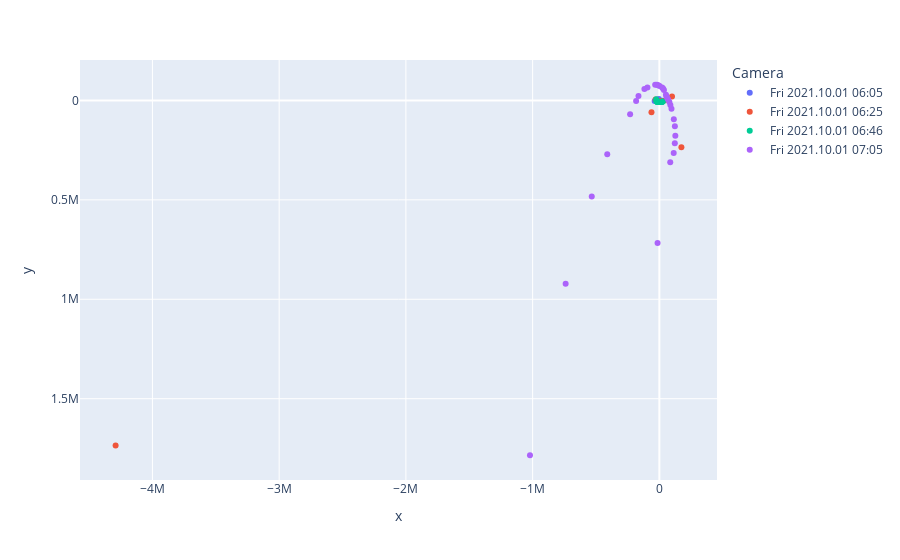

Notebook code for this chart:
### Code cell
fig = px.scatter(data_points
	, x='x'
	, y='y'
	, hover_name='Laser'
	, hover_data=['Active beam captures']
	, color='Camera')
fig.update_yaxes(autorange="reversed")
fig.show()

### Figure 1 — Plotly figure (JSON) as saved in the notebook; plotly's stock layout.template omitted (floating-point values rounded to 4 significant figures)
{"data": [{"customdata": [[9], [9], [9], [9], [9], [9], [9], [9], [7], [5], [5], [6], [9], [9], [9], [9], [9], [9], [9], [8], [6], [9], [9]], "hovertemplate": "<b>%{hovertext}</b><br><br>Camera=Fri 2021.10.01 06:05<br>x=%{x}<br>y=%{y}<br>Active beam captures=%{customdata[0]}<extra></extra>", "hovertext": ["Laser 1", "Laser 3", "Laser 4", "Laser 5", "Laser 6", "Laser 7", "Laser 8", "Laser 10", "Laser 11", "Laser 12", "Laser 14", "Laser 15", "Laser 16", "Laser 17", "Laser 18", "Laser 19", "Laser 21", "Laser 24", "Laser 28", "Laser 36", "Laser 37", "Laser 38", "Laser 39"], "legendgroup": "Fri 2021.10.01 06:05", "marker": {"color": "#636efa", "symbol": "circle"}, "mode": "markers", "name": "Fri 2021.10.01 06:05", "orientation": "v", "showlegend": true, "type": "scatter", "x": [4132.0, 5507.0, 6176.0, 6745.0, 7285.0, 8019.0, 8601.0, 10030.0, 10800.0, 11710.0, 13210.0, 14420.0, 15330.0, 20460.0, 25080.0, 27610.0, -3811.0, -37090.0, -12550.0, -307.0, 422.8, 1139.0, 1837.0], "xaxis": "x", "y": [7955.0, 7905.0, 7906.0, 7895.0, 7880.0, 7848.0, 7814.0, 7687.0, 7592.0, 7488.0, 7178.0, 6966.0, 6779.0, 5614.0, 4158.0, 1776.0, -6658.0, 2402.0, 7021.0, 7927.0, 7950.0, 7968.0, 7985.0], "yaxis": "y"}, {"customdata": [[9], [9], [9], [9], [9], [9], [9], [9], [9], [9], [9], [9], [6], [7], [9], [9], [7], [9], [9], [7], [9], [8], [9], [9], [9], [9], [9], [9], [7], [9], [5], [6]], "hovertemplate": "<b>%{hovertext}</b><br><br>Camera=Fri 2021.10.01 06:25<br>x=%{x}<br>y=%{y}<br>Active beam captures=%{customdata[0]}<extra></extra>", "hovertext": ["Laser 1", "Laser 3", "Laser 4", "Laser 5", "Laser 6", "Laser 7", "Laser 8", "Laser 10", "Laser 11", "Laser 12", "Laser 13", "Laser 14", "Laser 15", "Laser 16", "Laser 17", "Laser 18", "Laser 19", "Laser 21", "Laser 22", "Laser 23", "Laser 24", "Laser 28", "Laser 29", "Laser 31", "Laser 32", "Laser 33", "Laser 34", "Laser 35", "Laser 36", "Laser 37", "Laser 38", "Laser 39"], "legendgroup": "Fri 2021.10.01 06:25", "marker": {"color": "#EF553B", "symbol": "circle"}, "mode": "markers", "name": "Fri 2021.10.01 06:25", "orientation": "v", "showlegend": true, "type": "scatter", "x": [27730.0, 53610.0, 99690.0, -4291000.0, -62300.0, 173900.0, -29670.0, -14420.0, -11260.0, -9562.0, -7439.0, -6158.0, -5128.0, -4114.0, -1632.0, -1022.0, -308.3, 1248.0, 1866.0, 2494.0, 3238.0, 5878.0, 6569.0, 8039.0, 8736.0, 9345.0, 10050.0, 10790.0, 11840.0, 13020.0, 14600.0, 16610.0], "xaxis": "x", "y": [3868.0, -3498.0, -19430.0, 1736000.0, 59650.0, 235800.0, -4903.0, 5254.0, 6117.0, 6571.0, 6804.0, 6917.0, 7064.0, 7175.0, 7431.0, 7454.0, 7454.0, 7407.0, 7398.0, 7366.0, 7327.0, 7143.0, 7096.0, 6966.0, 6883.0, 6821.0, 6746.0, 6683.0, 6593.0, 6454.0, 6260.0, 5997.0], "yaxis": "y"}, {"customdata": [[7], [9], [9], [9], [9], [9], [9], [9], [9], [9], [9], [9], [8], [6], [8], [8], [8], [8], [9], [9], [9], [9], [9], [9], [8], [7], [5]], "hovertemplate": "<b>%{hovertext}</b><br><br>Camera=Fri 2021.10.01 06:46<br>x=%{x}<br>y=%{y}<br>Active beam captures=%{customdata[0]}<extra></extra>", "hovertext": ["Laser 5", "Laser 6", "Laser 7", "Laser 8", "Laser 10", "Laser 11", "Laser 12", "Laser 13", "Laser 14", "Laser 15", "Laser 16", "Laser 17", "Laser 18", "Laser 19", "Laser 21", "Laser 22", "Laser 23", "Laser 24", "Laser 31", "Laser 32", "Laser 33", "Laser 34", "Laser 35", "Laser 36", "Laser 37", "Laser 38", "Laser 39"], "legendgroup": "Fri 2021.10.01 06:46", "marker": {"color": "#00cc96", "symbol": "circle"}, "mode": "markers", "name": "Fri 2021.10.01 06:46", "orientation": "v", "showlegend": true, "type": "scatter", "x": [-1063.0, -379.3, 515.7, 1257.0, 2884.0, 3683.0, 4468.0, 5268.0, 5903.0, 6762.0, 7521.0, 10630.0, 12010.0, 13400.0, 17140.0, 19860.0, 22840.0, 27740.0, -24920.0, -24290.0, -20590.0, -18430.0, -15770.0, -14890.0, -13240.0, -11680.0, -10130.0], "xaxis": "x", "y": [8241.0, 8234.0, 8211.0, 8179.0, 8088.0, 8026.0, 7974.0, 7895.0, 7830.0, 7764.0, 7716.0, 7566.0, 7464.0, 7339.0, 6876.0, 6561.0, 6099.0, 5266.0, -5497.0, 1853.0, 4712.0, 6029.0, 6932.0, 7475.0, 7795.0, 7996.0, 8142.0], "yaxis": "y"}, {"customdata": [[9], [9], [9], [7], [8], [7], [8], [8], [7], [8], [8], [8], [8], [7], [7], [6], [7], [8], [4], [4], [8], [7], [7], [8], [8], [8], [8], [8], [8], [9]], "hovertemplate": "<b>%{hovertext}</b><br><br>Camera=Fri 2021.10.01 07:05<br>x=%{x}<br>y=%{y}<br>Active beam captures=%{customdata[0]}<extra></extra>", "hovertext": ["Laser 1", "Laser 3", "Laser 4", "Laser 5", "Laser 6", "Laser 7", "Laser 8", "Laser 10", "Laser 11", "Laser 12", "Laser 13", "Laser 14", "Laser 15", "Laser 16", "Laser 17", "Laser 18", "Laser 19", "Laser 21", "Laser 22", "Laser 23", "Laser 24", "Laser 28", "Laser 29", "Laser 31", "Laser 32", "Laser 34", "Laser 36", "Laser 37", "Laser 38", "Laser 39"], "legendgroup": "Fri 2021.10.01 07:05", "marker": {"color": "#ab63fa", "symbol": "circle"}, "mode": "markers", "name": "Fri 2021.10.01 07:05", "orientation": "v", "showlegend": true, "type": "scatter", "x": [-14220.0, 85830.0, 113200.0, 121800.0, 126100.0, 122400.0, 114100.0, 95700.0, 86900.0, 78950.0, 68860.0, 62120.0, 56480.0, 51730.0, 36010.0, 29260.0, 21470.0, 1378.0, -8679.0, -19350.0, -33080.0, -94160.0, -118000.0, -164900.0, -183300.0, -230800.0, -411200.0, -533600.0, -739500.0, -1021000.0], "xaxis": "x", "y": [717400.0, 310300.0, 265000.0, 215300.0, 177300.0, 129400.0, 95040.0, 41300.0, 22630.0, 7943.0, -4156.0, -11820.0, -20750.0, -28020.0, -52960.0, -59630.0, -65090.0, -72000.0, -76410.0, -78370.0, -78880.0, -65550.0, -57490.0, -22160.0, 3319.0, 68930.0, 270600.0, 483300.0, 922500.0, 1784000.0], "yaxis": "y"}], "layout": {"legend": {"title": {"text": "Camera"}, "tracegroupgap": 0}, "margin": {"t": 60}, "xaxis": {"anchor": "y", "domain": [0, 1], "title": {"text": "x"}}, "yaxis": {"anchor": "x", "autorange": "reversed", "domain": [0, 1], "title": {"text": "y"}}}}
